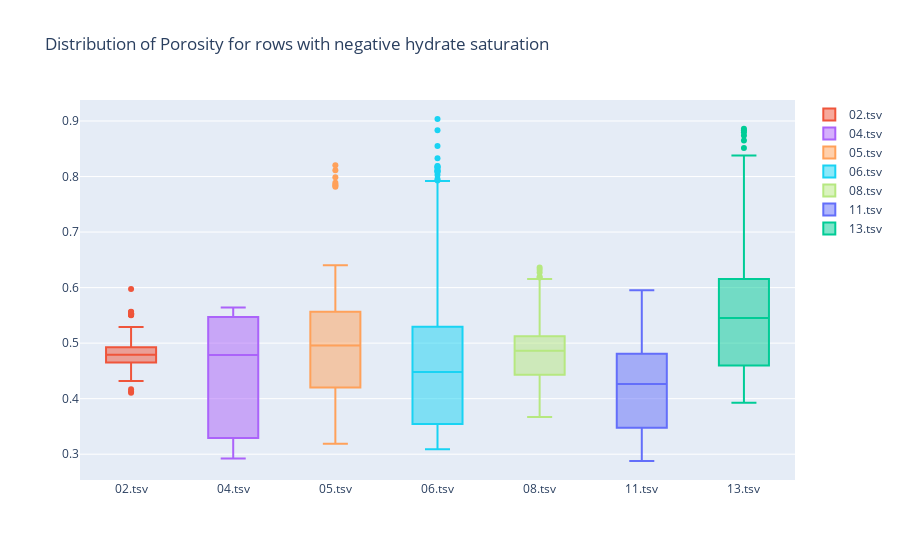

Notebook code cell kept with this figure:
### Code cell
# Plot the distribution of porosity for the rows with negative hydrate saturation
porosity_data = []
for idx, sensor_data in enumerate(sensor_data_list):
    condition = sensor_data['Hydrate Saturation'] < 0
    porosity_data.append(sensor_data[condition]['Porosity'].dropna())

fig = go.Figure()
for idx, data in enumerate(porosity_data):
    fig.add_trace(go.Box(y=data, name=sensor_data_files[idx]))
fig.update_layout(title_text='Distribution of Porosity for rows with negative hydrate saturation')
fig.show()

### Figure 1 — Plotly figure (JSON) as saved in the notebook; plotly's stock layout.template omitted (floating-point values rounded to 4 significant figures; data arrays with more than 128 entries replaced by an {"elided": "..."} marker saying what was removed)
{"data": [{"name": "01.tsv", "type": "box", "y": []}, {"name": "02.tsv", "type": "box", "y": {"elided": "159 float values"}}, {"name": "03.tsv", "type": "box", "y": []}, {"name": "04.tsv", "type": "box", "y": [0.4198, 0.4266, 0.4398, 0.4558, 0.4714, 0.4884, 0.5069, 0.53, 0.547, 0.5596, 0.5642, 0.5618, 0.5615, 0.5537, 0.5484, 0.5463, 0.5466, 0.5473, 0.5481, 0.5481, 0.5473, 0.5452, 0.5465, 0.5489, 0.5522, 0.5525, 0.5535, 0.5591, 0.5213, 0.5139, 0.5069, 0.4639, 0.4682, 0.4788, 0.4934, 0.5014, 0.5091, 0.5166, 0.3138, 0.3064, 0.2993, 0.2934, 0.2923, 0.2958, 0.3021, 0.3119, 0.3232, 0.3338, 0.3288, 0.3275, 0.3292, 0.3379, 0.3396, 0.335, 0.3248, 0.3186, 0.3167, 0.3258, 0.343, 0.37, 0.3737]}, {"name": "05.tsv", "type": "box", "y": {"elided": "555 float values"}}, {"name": "06.tsv", "type": "box", "y": {"elided": "923 float values"}}, {"name": "07.tsv", "type": "box", "y": []}, {"name": "08.tsv", "type": "box", "y": {"elided": "713 float values"}}, {"name": "09.tsv", "type": "box", "y": []}, {"name": "10.tsv", "type": "box", "y": []}, {"name": "11.tsv", "type": "box", "y": {"elided": "657 float values"}}, {"name": "12.tsv", "type": "box", "y": []}, {"name": "13.tsv", "type": "box", "y": {"elided": "753 float values"}}, {"name": "14.tsv", "type": "box", "y": []}], "layout": {"title": {"text": "Distribution of Porosity for rows with negative hydrate saturation"}}}
